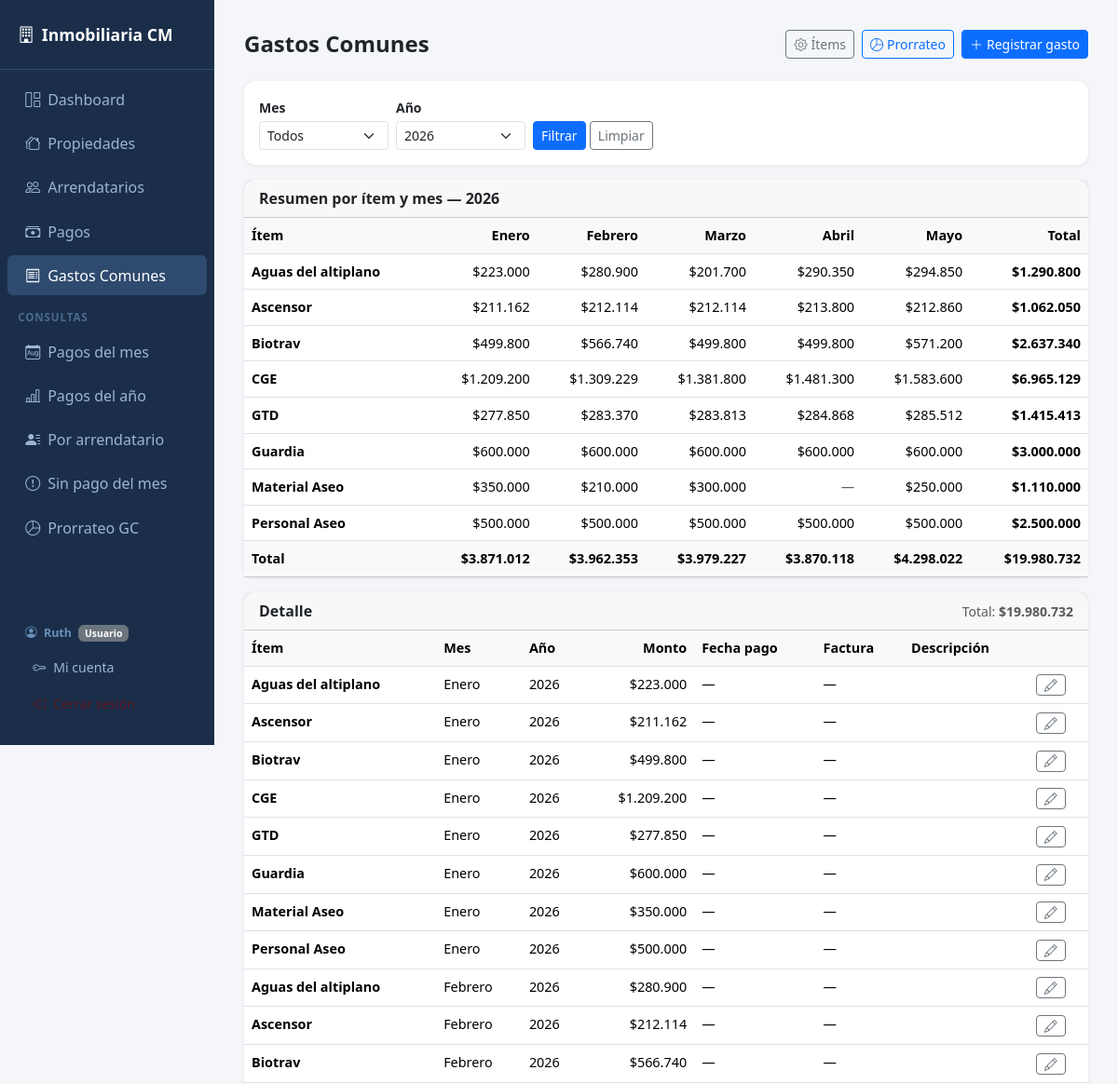
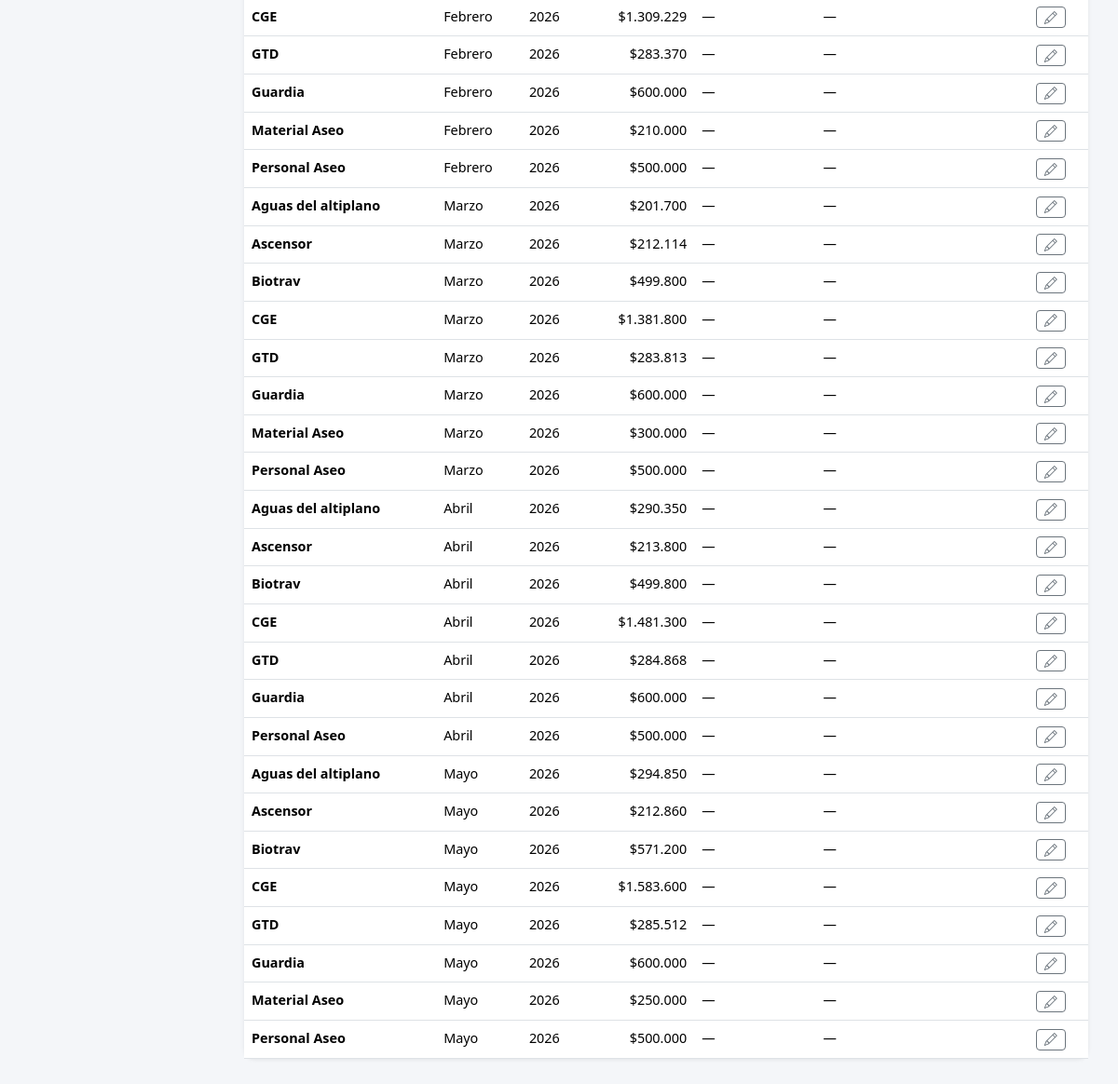
The app's page /gastos (signed in) with its own data (2 pictures, top to bottom).
### models.py (models this page shows)
class Base(DeclarativeBase):
    pass

class Gasto(Base):
    __tablename__ = "gastos"
    id_gasto    = Column(Integer, primary_key=True, autoincrement=True)
    id_item     = Column(Integer, ForeignKey("items_gasto.id_item"), nullable=False)
    mes         = Column(Integer)           # 1-12
    año         = Column(Integer)
    monto       = Column(Float)             # en pesos
    descripcion = Column(String(200))
    fecha_pago  = Column(Date)
    factura     = Column(String(50))
    item = relationship("ItemGasto", back_populates="gastos")

class ItemGasto(Base):
    __tablename__ = "items_gasto"
    id_item = Column(Integer, primary_key=True, autoincrement=True)
    nombre  = Column(String(100), nullable=False, unique=True)
    activo  = Column(Integer, default=1)   # 1=activo, 0=inactivo
    gastos  = relationship("Gasto", back_populates="item")

### app.py (the view)
@app.route("/gastos")
@login_required
@permiso_required("ver_gastos")
def gastos():
    mes = request.args.get("mes", "")
    año = request.args.get("año", str(date.today().year))
    with Session(engine) as s:
        q = (s.query(Gasto, ItemGasto.nombre)
             .join(ItemGasto, Gasto.id_item == ItemGasto.id_item))
        if mes: q = q.filter(Gasto.mes == int(mes))
        if año: q = q.filter(Gasto.año == int(año))
        rows = q.order_by(Gasto.mes, ItemGasto.nombre).all()
        años = [r[0] for r in s.query(Gasto.año).distinct()
                .filter(Gasto.año != None).order_by(Gasto.año.desc()).all()]
        if not años: años = [date.today().year]
        result = []
        for g, nombre in rows:
            d = {c.key: getattr(g, c.key) for c in g.__mapper__.columns}
            d["nombre_item"] = nombre
            result.append(d)
        total = sum(r["monto"] or 0 for r in result)
        pivote = {}
        meses_con_datos = sorted(set(r["mes"] for r in result if r["mes"]))
        for r in result:
            n = r["nombre_item"]
            if n not in pivote: pivote[n] = {}
            mes_gasto = r["mes"]
            if mes_gasto not in pivote[n]:
                pivote[n][mes_gasto] = {"monto": r["monto"] or 0}
            else:
                pivote[n][mes_gasto]["monto"] += r["monto"] or 0
    return render_template("gastos.html", gastos=result, pivote=pivote,
                           meses_con_datos=meses_con_datos,
                           meses=MESES, años=años, mes=mes, año=año, total=total)

### app.py (called while the page is built, shortened)
def login_required(f):
    @functools.wraps(f)
    def decorated(*args, **kwargs):
        if not session.get("id_usuario"):
            return redirect(url_for("login"))
        return f(*args, **kwargs)
    return decorated

def es_admin():
    return session.get("rol") == "admin"

def tiene_permiso(permiso: str) -> bool:
    if session.get("rol") == "admin":
        return True
    permisos = session.get("permisos", "")
    return permiso in permisos.split(",")

def permiso_required(permiso: str):
    def decorator(f):
        @functools.wraps(f)
        def decorated(*args, **kwargs):
            if not session.get("id_usuario"):
                return redirect(url_for("login"))
            if not tiene_permiso(permiso):
                flash("No tienes permiso para acceder a esta sección.", "danger")
                return redirect(url_for("dashboard"))
            return f(*args, **kwargs)
        return decorated
    return decorator

@app.context_processor
def inject_globals():
    return {
        "es_admin":       es_admin(),
        "rol_usuario":    session.get("rol", ""),
        "tiene_permiso":  tiene_permiso,
    }

def _fmt_pesos(v):
    if v is None:
        return "—"
    return "$" + f"{int(round(v)):,}".replace(",", ".")

def _fmt_fecha(v):
    if v is None:
        return "—"

### templates/gastos.html (shortened to what this page needs)
{% extends "base.html" %}
{% block content %}
<div class="d-flex justify-content-between align-items-center mb-4">
  <h4 class="fw-bold mb-0">Gastos Comunes</h4>
  <div class="d-flex gap-2">
    <a href="/gastos/items" class="btn btn-outline-secondary btn-sm">
      <i class="bi bi-gear me-1"></i>Ítems
    </a>
    <a href="/gastos/prorrateo" class="btn btn-outline-primary btn-sm">
      <i class="bi bi-pie-chart me-1"></i>Prorrateo
    </a>
    <a href="/gastos/nuevo" class="btn btn-primary btn-sm">
      <i class="bi bi-plus-lg me-1"></i>Registrar gasto
    </a>
  </div>
</div>
<div class="card p-3 mb-3">
  <form class="row g-2 align-items-end" method="get">
    <div class="col-md-2">
      <label class="form-label fw-semibold mb-1 small">Mes</label>
      <select class="form-select form-select-sm" name="mes">
        <option value="">Todos</option>
      </select>
    </div>
    <div class="col-md-2">
      <label class="form-label fw-semibold mb-1 small">Año</label>
      <select class="form-select form-select-sm" name="año">
        {% for a in años %}
        <option {% if año==a|string %}selected{% endif %}>{{ a }}</option>
        {% endfor %}
      </select>
    </div>
    <div class="col-auto">
      <button class="btn btn-sm btn-primary">Filtrar</button>
      <a class="btn btn-sm btn-outline-secondary" href="/gastos">Limpiar</a>
    </div>
  </form>
</div>
{% if meses_con_datos %}
<div class="card mb-3">
  <div class="card-header fw-bold py-2">Resumen por ítem y mes — {{ año }}</div>
  <div class="table-responsive">
    <table class="table table-hover mb-0">
      <thead>
        <tr>
          <th>Ítem</th>
          {% for m in meses_con_datos %}
          <th class="text-end">{{ meses[m] }}</th>
          {% endfor %}
          <th class="text-end">Total</th>
        </tr>
      </thead>
      <tbody>
        {% for item, mapa in pivote.items() %}
        <tr>
          <td class="fw-semibold">{{ item }}</td>
          {% for m in meses_con_datos %}
            {% if m in mapa %}
            <td class="text-end">{{ mapa[m].monto|cl_pesos }}</td>
            {% else %}
            <td class="text-end text-muted">—</td>
            {% endif %}
          {% endfor %}
          {% set t = namespace(v=0) %}
          {% for m, g in mapa.items() %}{% if g.monto %}{% set t.v = t.v + g.monto %}{% endif %}{% endfor %}
          <td class="text-end fw-semibold">{{ t.v|cl_pesos }}</td>
        </tr>
        {% endfor %}
      </tbody>
      <tfoot class="table-light fw-bold">
        <tr>
          <td>Total</td>
          {% for m in meses_con_datos %}
            {% set tm = namespace(v=0) %}
            {% for item, mapa in pivote.items() %}{% if m in mapa and mapa[m].monto %}{% set tm.v = tm.v + mapa[m].monto %}{% endif %}{% endfor %}
            <td class="text-end">{{ tm.v|cl_pesos }}</td>
          {% endfor %}
          <td class="text-end">{{ total|cl_pesos }}</td>
        </tr>
      </tfoot>
    </table>
  </div>
</div>
{% endif %}
<div class="card">
  <div class="card-header py-2 d-flex justify-content-between align-items-center">
    <span class="fw-bold">Detalle</span>
    {% if total %}<span class="text-muted small">Total: <strong>{{ total|cl_pesos }}</strong></span>{% endif %}
  </div>
  <div class="table-responsive">
    <table class="table table-hover mb-0">
      <thead>
        <tr>
          <th>Ítem</th><th>Mes</th><th>Año</th>
          <th class="text-end">Monto</th><th>Fecha pago</th>
          <th>Factura</th><th>Descripción</th><th></th>
        </tr>
      </thead>
      <tbody>
        {% for g in gastos %}
        <tr>
          <td class="fw-semibold">{{ g.nombre_item }}</td>
          <td>{{ meses[g.mes] if g.mes else "—" }}</td>
          <td>{{ g.año or "—" }}</td>
          <td class="text-end">{{ g.monto|cl_pesos }}</td>
          <td>{{ g.fecha_pago|cl_fecha }}</td>
          <td>{{ g.factura or "—" }}</td>
          <td class="text-muted small">{{ g.descripcion or "" }}</td>
          <td>
            <a href="/gastos/{{ g.id_gasto }}/editar"
               class="btn btn-sm btn-outline-secondary py-0">
              <i class="bi bi-pencil"></i>
            </a>
          </td>
        </tr>
        {% else %}
        <tr><td colspan="8" class="text-center text-muted py-4">Sin gastos registrados</td></tr>
        {% endfor %}
      </tbody>
    </table>
  </div>
</div>
{% endblock %}

### templates/base.html (style rules this page uses)
body { background: #f4f6f9; font-family: 'Segoe UI', sans-serif; }
.card { border: none; border-radius: 12px; box-shadow: 0 1px 4px rgba(0,0,0,.08); }
table { font-size: .9rem; }
th { background: #f8f9fa !important; font-weight: 600; color: #495057; }

### records on screen
Gasto: nombre "Aguas del altiplano", monto "$223.000" "$280.900" "$201.700" "$290.350" "$294.850", v|cl_pesos "$1.290.800", nombre_item "Aguas del altiplano", meses "Enero", año "2026", monto|cl_pesos "$223.000", fecha_pago|cl_fecha "—", factura "—"
Gasto: nombre "Ascensor", monto "$211.162" "$212.114" "$212.114" "$213.800" "$212.860", v|cl_pesos "$1.062.050", nombre_item "Ascensor", meses "Enero", año "2026", monto|cl_pesos "$211.162", fecha_pago|cl_fecha "—", factura "—"
Gasto: nombre "Biotrav", monto "$499.800" "$566.740" "$499.800" "$499.800" "$571.200", v|cl_pesos "$2.637.340", nombre_item "Biotrav", meses "Enero", año "2026", monto|cl_pesos "$499.800", fecha_pago|cl_fecha "—", factura "—"
Gasto: nombre "CGE", monto "$1.209.200" "$1.309.229" "$1.381.800" "$1.481.300" "$1.583.600", v|cl_pesos "$6.965.129", nombre_item "CGE", meses "Enero", año "2026", monto|cl_pesos "$1.209.200", fecha_pago|cl_fecha "—", factura "—"
Gasto: nombre "GTD", monto "$277.850" "$283.370" "$283.813" "$284.868" "$285.512", v|cl_pesos "$1.415.413", nombre_item "GTD", meses "Enero", año "2026", monto|cl_pesos "$277.850", fecha_pago|cl_fecha "—", factura "—"
Gasto: nombre "Guardia", monto "$600.000" "$600.000" "$600.000" "$600.000" "$600.000", v|cl_pesos "$3.000.000", nombre_item "Guardia", meses "Enero", año "2026", monto|cl_pesos "$600.000", fecha_pago|cl_fecha "—", factura "—"
Gasto: nombre "Material Aseo", monto "$350.000" "$210.000" "$300.000" "$250.000", v|cl_pesos "$1.110.000", nombre_item "Material Aseo", meses "Enero", año "2026", monto|cl_pesos "$350.000", fecha_pago|cl_fecha "—", factura "—"
Gasto: nombre "Personal Aseo", monto "$500.000" "$500.000" "$500.000" "$500.000" "$500.000", v|cl_pesos "$2.500.000", nombre_item "Personal Aseo", meses "Enero", año "2026", monto|cl_pesos "$500.000", fecha_pago|cl_fecha "—", factura "—"
Gasto: nombre_item "Aguas del altiplano", meses "Febrero", año "2026", monto|cl_pesos "$280.900", fecha_pago|cl_fecha "—", factura "—"
Gasto: nombre_item "Ascensor", meses "Febrero", año "2026", monto|cl_pesos "$212.114", fecha_pago|cl_fecha "—", factura "—"
Gasto: nombre_item "Biotrav", meses "Febrero", año "2026", monto|cl_pesos "$566.740", fecha_pago|cl_fecha "—", factura "—"
Gasto: nombre_item "CGE", meses "Febrero", año "2026", monto|cl_pesos "$1.309.229", fecha_pago|cl_fecha "—", factura "—"
Gasto: nombre_item "GTD", meses "Febrero", año "2026", monto|cl_pesos "$283.370", fecha_pago|cl_fecha "—", factura "—"
Gasto: nombre_item "Guardia", meses "Febrero", año "2026", monto|cl_pesos "$600.000", fecha_pago|cl_fecha "—", factura "—"
Gasto: nombre_item "Material Aseo", meses "Febrero", año "2026", monto|cl_pesos "$210.000", fecha_pago|cl_fecha "—", factura "—"
Gasto: nombre_item "Personal Aseo", meses "Febrero", año "2026", monto|cl_pesos "$500.000", fecha_pago|cl_fecha "—", factura "—"
Gasto: nombre_item "Aguas del altiplano", meses "Marzo", año "2026", monto|cl_pesos "$201.700", fecha_pago|cl_fecha "—", factura "—"
Gasto: nombre_item "Ascensor", meses "Marzo", año "2026", monto|cl_pesos "$212.114", fecha_pago|cl_fecha "—", factura "—"
Gasto: nombre_item "Biotrav", meses "Marzo", año "2026", monto|cl_pesos "$499.800", fecha_pago|cl_fecha "—", factura "—"
Gasto: nombre_item "CGE", meses "Marzo", año "2026", monto|cl_pesos "$1.381.800", fecha_pago|cl_fecha "—", factura "—"
Gasto: nombre_item "GTD", meses "Marzo", año "2026", monto|cl_pesos "$283.813", fecha_pago|cl_fecha "—", factura "—"
Gasto: nombre_item "Guardia", meses "Marzo", año "2026", monto|cl_pesos "$600.000", fecha_pago|cl_fecha "—", factura "—"
Gasto: nombre_item "Material Aseo", meses "Marzo", año "2026", monto|cl_pesos "$300.000", fecha_pago|cl_fecha "—", factura "—"
Gasto: nombre_item "Personal Aseo", meses "Marzo", año "2026", monto|cl_pesos "$500.000", fecha_pago|cl_fecha "—", factura "—"
Gasto: nombre_item "Aguas del altiplano", meses "Abril", año "2026", monto|cl_pesos "$290.350", fecha_pago|cl_fecha "—", factura "—"
Gasto: nombre_item "Ascensor", meses "Abril", año "2026", monto|cl_pesos "$213.800", fecha_pago|cl_fecha "—", factura "—"
Gasto: nombre_item "Biotrav", meses "Abril", año "2026", monto|cl_pesos "$499.800", fecha_pago|cl_fecha "—", factura "—"
Gasto: nombre_item "CGE", meses "Abril", año "2026", monto|cl_pesos "$1.481.300", fecha_pago|cl_fecha "—", factura "—"
Gasto: nombre_item "GTD", meses "Abril", año "2026", monto|cl_pesos "$284.868", fecha_pago|cl_fecha "—", factura "—"
Gasto: nombre_item "Guardia", meses "Abril", año "2026", monto|cl_pesos "$600.000", fecha_pago|cl_fecha "—", factura "—"
Gasto: nombre_item "Personal Aseo", meses "Abril", año "2026", monto|cl_pesos "$500.000", fecha_pago|cl_fecha "—", factura "—"
Gasto: nombre_item "Aguas del altiplano", meses "Mayo", año "2026", monto|cl_pesos "$294.850", fecha_pago|cl_fecha "—", factura "—"
Gasto: nombre_item "Ascensor", meses "Mayo", año "2026", monto|cl_pesos "$212.860", fecha_pago|cl_fecha "—", factura "—"
Gasto: nombre_item "Biotrav", meses "Mayo", año "2026", monto|cl_pesos "$571.200", fecha_pago|cl_fecha "—", factura "—"
Gasto: nombre_item "CGE", meses "Mayo", año "2026", monto|cl_pesos "$1.583.600", fecha_pago|cl_fecha "—", factura "—"
Gasto: nombre_item "GTD", meses "Mayo", año "2026", monto|cl_pesos "$285.512", fecha_pago|cl_fecha "—", factura "—"
Gasto: nombre_item "Guardia", meses "Mayo", año "2026", monto|cl_pesos "$600.000", fecha_pago|cl_fecha "—", factura "—"
Gasto: nombre_item "Material Aseo", meses "Mayo", año "2026", monto|cl_pesos "$250.000", fecha_pago|cl_fecha "—", factura "—"
Gasto: nombre_item "Personal Aseo", meses "Mayo", año "2026", monto|cl_pesos "$500.000", fecha_pago|cl_fecha "—", factura "—"

### other values on screen
{{ session.get('nombre','') }} "Ruth"
{{ 'Admin' if es_admin else 'Usuario' }} "Usuario"
{{ año }} "2026"
{{ meses[m] }} "Enero" "Febrero" "Marzo" "Abril" "Mayo"
{{ tm.v|cl_pesos }} "$3.871.012" "$3.962.353" "$3.979.227" "$3.870.118" "$4.298.022"
{{ total|cl_pesos }} "$19.980.732"
form field año "2026"
